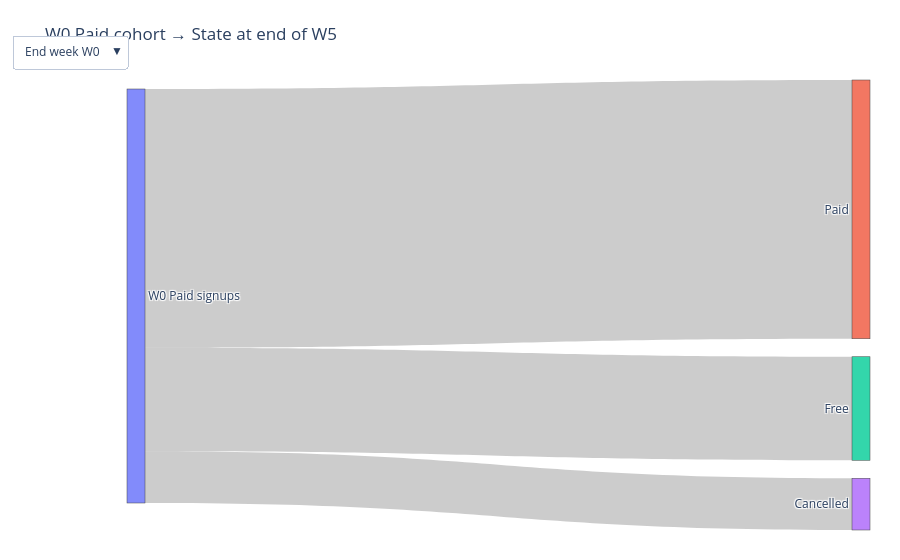

The cell this chart's notebook holds for it:
### Code cell
import pandas as pd
import numpy as np
import plotly.graph_objects as go


BASE_WEEK_START = pd.Timestamp("2025-03-03")  # W0 start
N_WEEKS = 8

# -----------------------------
# 1) Load + clean
# -----------------------------
df = pd.read_csv(DATA_PATH)

df["userid"] = df["userid"].astype(str).str.strip()
df["date"] = pd.to_datetime(df["date"], errors="coerce", format="mixed")
df["startdate"] = pd.to_datetime(df["startdate"], errors="coerce", format="mixed")

df["plan"] = df["plan"].astype(str).str.strip().str.title()
df.loc[~df["plan"].isin(["Free", "Paid"]), "plan"] = np.nan

df["Status"] = df["Status"].astype(str).str.strip().str.title()
df.loc[~df["Status"].isin(["Active", "Cancelled"]), "Status"] = np.nan

df = df.dropna(subset=["userid", "date", "startdate"]).copy()
df = df.sort_values(["userid", "date"])

def week_start_monday(ts):
    ts = ts.normalize()
    return ts - pd.Timedelta(days=ts.weekday())

# -----------------------------
# 2) User-level cohort + start plan
# -----------------------------
user_start = (
    df.groupby("userid", as_index=False)
      .agg(start_effective=("startdate", "min"))
)

user_start["signup_week_start"] = user_start["start_effective"].apply(week_start_monday)
user_start["cohort_week"] = ((user_start["signup_week_start"] - BASE_WEEK_START) / pd.Timedelta(days=7)).astype(int)

user_start = user_start[user_start["cohort_week"].between(0, N_WEEKS-1)].copy()
df = df[df["userid"].isin(set(user_start["userid"]))].copy()

user_first_event = (
    df.sort_values(["userid", "date"])
      .groupby("userid", as_index=False)
      .first()[["userid", "plan"]]
      .rename(columns={"plan": "start_plan"})
)

user_first_event["start_plan"] = user_first_event["start_plan"].where(
    user_first_event["start_plan"].isin(["Free", "Paid"]), "Unknown"
)

user_dim = user_start.merge(user_first_event, on="userid", how="left")

# -----------------------------
# 3) Define Paid-starter W0 cohort
# -----------------------------
w0_paid_users = set(
    user_dim.loc[
        (user_dim["cohort_week"] == 0) & (user_dim["start_plan"] == "Paid"),
        "userid"
    ]
)

print("W0 Paid starters:", len(w0_paid_users))

# -----------------------------
# 4) Build end-of-week snapshots
# -----------------------------
week_ends = [BASE_WEEK_START + pd.Timedelta(days=6 + 7*i) for i in range(N_WEEKS)]
week_end_to_idx = {we: i for i, we in enumerate(week_ends)}

df["week_end"] = (
    df["date"]
    - pd.to_timedelta(df["date"].dt.weekday, unit="D")
    + pd.Timedelta(days=6)
).dt.normalize()

df = df[df["week_end"].isin(set(week_ends))].copy()
df["week_idx"] = df["week_end"].map(week_end_to_idx)

d = df[df["userid"].isin(w0_paid_users)].copy()
d = d.sort_values(["userid", "week_idx", "date"])

snap = (
    d.groupby(["userid", "week_idx"], as_index=False)
     .agg(
         end_week_plan=("plan", "last"),
         end_week_status=("Status", "last")
     )
)

# Expand full grid (userid x week)
grid = pd.MultiIndex.from_product(
    [sorted(w0_paid_users), range(N_WEEKS)],
    names=["userid", "week_idx"]
).to_frame(index=False)

snap = grid.merge(snap, on=["userid", "week_idx"], how="left")
snap = snap.sort_values(["userid", "week_idx"])

snap["end_week_plan"] = snap.groupby("userid")["end_week_plan"].ffill()
snap["end_week_status"] = snap.groupby("userid")["end_week_status"].ffill()

snap["end_week_plan"] = snap["end_week_plan"].where(
    snap["end_week_plan"].isin(["Free", "Paid"]), "Paid"
)
snap["end_week_status"] = snap["end_week_status"].where(
    snap["end_week_status"].isin(["Active", "Cancelled"]), "Active"
)

# -----------------------------
# 5) Final state classification
# -----------------------------
def classify_state(plan, status):
    if status == "Cancelled":
        return "Cancelled"
    if plan == "Free":
        return "Free"
    return "Paid"

def counts_for_week(w):
    s = snap[snap["week_idx"] == w].copy()
    s["state"] = [
        classify_state(p, st)
        for p, st in zip(s["end_week_plan"], s["end_week_status"])
    ]
    c = s["state"].value_counts()
    return (
        int(c.get("Paid", 0)),
        int(c.get("Free", 0)),
        int(c.get("Cancelled", 0))
    )

# -----------------------------
# 6) Sankey with dropdown
# -----------------------------
nodes = ["W0 Paid signups", "Paid", "Free", "Cancelled"]
node_idx = {n: i for i, n in enumerate(nodes)}

def sankey_links_for_week(w):
    paid_n, free_n, canc_n = counts_for_week(w)
    source = [node_idx["W0 Paid signups"]] * 3
    target = [node_idx["Paid"], node_idx["Free"], node_idx["Cancelled"]]
    value  = [paid_n, free_n, canc_n]
    return source, target, value

default_week = 5 if N_WEEKS > 5 else N_WEEKS - 1
src0, tgt0, val0 = sankey_links_for_week(default_week)

paid_n, free_n, canc_n = counts_for_week(default_week)
cohort_n = len(w0_paid_users)
cancel_rate = canc_n / cohort_n if cohort_n else np.nan

fig = go.Figure(data=[go.Sankey(
    node=dict(label=nodes, pad=18, thickness=18),
    link=dict(source=src0, target=tgt0, value=val0)
)])

buttons = []
for w in range(N_WEEKS):
    src, tgt, val = sankey_links_for_week(w)
    _, _, canc_n = counts_for_week(w)
    rate = canc_n / cohort_n if cohort_n else 0
    buttons.append(dict(
        label=f"End week W{w}",
        method="update",
        args=[
            {"link": [{"source": src, "target": tgt, "value": val}]},
            {"title": f"W0 Paid cohort → State at end of W{w} | Cancelled = {canc_n}/{cohort_n} ({rate*100:.1f}%)"}
        ]
    ))

fig.update_layout(
    title=f"W0 Paid cohort → State at end of W{default_week}",
    font_size=12,
    margin=dict(t=80, l=30, r=30, b=30),
    updatemenus=[dict(type="dropdown", x=0.0, y=1.1, buttons=buttons)]
)

fig.show()

### Figure 1 — Plotly figure (JSON) as saved in the notebook; plotly's stock layout.template omitted (floating-point values rounded to 4 significant figures)
{"data": [{"link": {"source": [0, 0, 0], "target": [1, 2, 3], "value": [5, 2, 1]}, "node": {"label": ["W0 Paid signups", "Paid", "Free", "Cancelled"], "pad": 18, "thickness": 18}, "type": "sankey"}], "layout": {"font": {"size": 12}, "margin": {"b": 30, "l": 30, "r": 30, "t": 80}, "title": {"text": "W0 Paid cohort → State at end of W5"}, "updatemenus": [{"buttons": [{"args": [{"link": [{"source": [0, 0, 0], "target": [1, 2, 3], "value": [7, 0, 1]}]}, {"title": "W0 Paid cohort → State at end of W0 | Cancelled = 1/8 (12.5%)"}], "label": "End week W0", "method": "update"}, {"args": [{"link": [{"source": [0, 0, 0], "target": [1, 2, 3], "value": [5, 0, 3]}]}, {"title": "W0 Paid cohort → State at end of W1 | Cancelled = 3/8 (37.5%)"}], "label": "End week W1", "method": "update"}, {"args": [{"link": [{"source": [0, 0, 0], "target": [1, 2, 3], "value": [5, 1, 2]}]}, {"title": "W0 Paid cohort → State at end of W2 | Cancelled = 2/8 (25.0%)"}], "label": "End week W2", "method": "update"}, {"args": [{"link": [{"source": [0, 0, 0], "target": [1, 2, 3], "value": [6, 1, 1]}]}, {"title": "W0 Paid cohort → State at end of W3 | Cancelled = 1/8 (12.5%)"}], "label": "End week W3", "method": "update"}, {"args": [{"link": [{"source": [0, 0, 0], "target": [1, 2, 3], "value": [6, 0, 2]}]}, {"title": "W0 Paid cohort → State at end of W4 | Cancelled = 2/8 (25.0%)"}], "label": "End week W4", "method": "update"}, {"args": [{"link": [{"source": [0, 0, 0], "target": [1, 2, 3], "value": [5, 2, 1]}]}, {"title": "W0 Paid cohort → State at end of W5 | Cancelled = 1/8 (12.5%)"}], "label": "End week W5", "method": "update"}, {"args": [{"link": [{"source": [0, 0, 0], "target": [1, 2, 3], "value": [4, 4, 0]}]}, {"title": "W0 Paid cohort → State at end of W6 | Cancelled = 0/8 (0.0%)"}], "label": "End week W6", "method": "update"}, {"args": [{"link": [{"source": [0, 0, 0], "target": [1, 2, 3], "value": [4, 3, 1]}]}, {"title": "W0 Paid cohort → State at end of W7 | Cancelled = 1/8 (12.5%)"}], "label": "End week W7", "method": "update"}], "type": "dropdown", "x": 0, "y": 1.1}]}}
